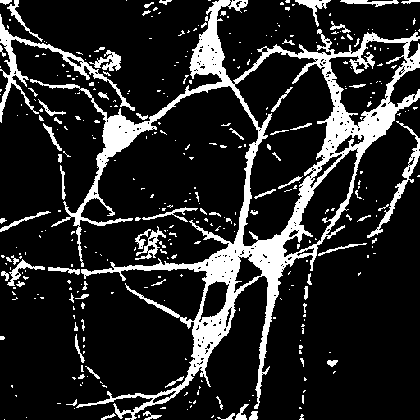
%> input picture data/segm_MAX_24h_CHIR99021_FGF14_488_PanNav_568_MAP2_647_10_blue.tif, 420 x 420 px, shrunk from 512 x 512 before the run
$ octave Script_Gaussian.m   (GNU Octave 9; MATLAB toolbox functions it lacks are replaced by stand-ins)
%> lines starting %> are read from the running program, lines starting %| are printed output that depends on the picture; in (x1, y1, x2, y2) boxes, pixels count from 0 and x2, y2 are one past the last pixel; in counts of white or black regions, pixels touching at a corner belong together; the program's own positions count from 1
### tiffRead.m
% Copyright © 2012 Computational Biomedicine Lab (CBL),
% University of Houston. All rights reserved.
%
% Redistribution and use in source and binary forms, with or without
% modification, is prohibited without the prior written consent of CBL.
%

function stack = tiffRead(fname,type)
% This function takes
%
% INPUT:
%  - name: String with the name of the file to load
%  - type: Cell containing the type of stacks to output.
%      * BLU: Blue Stack.
%      * RED: Red Stack.
%      * GRN: Green Stack.
%
% OUTPUT:
%  - stacks: Struct with all the stacks necessary.
%

stack = struct();
info = imfinfo(fname);
N = numel(info);
S = cell(N,1);
for k = 1:N
    S{k} = imread(fname, k);
end

K = numel(type);

for k = 1:K
    option = type{k};
    switch option
        case 'BLU'
            I = 3:3:N;
            stack.BLU = cat(3,S{I});
        case 'RED'
            I = 2:3:N;
            stack.RED = cat(3,S{I});
        case 'GRN'
            I = 1:3:N;
            stack.GRN = cat(3,S{I});
        case 'MONO'
            stack.MONO = cat(3,S{:});
        case 'RGBm'
            SS = cell(N/3,1);
            for n = 1:(N/3)
                SS{n} = max(cat(3,S{3*n-2}, S{3*n-1},S{3*n}),[],3);
            end
            stack.RGBm = cat(3,SS{:});
        case 'RGBs'
            SS = cell(N/3,1);
            for n = 1:(N/3)
                SS{n} = S{3*n-2} + S{3*n-1} + S{3*n};
            end
            stack.RGBs = cat(3,SS{:});
        case 'RBm'
            SS = cell(N/3,1);
            for n = 1:(N/3)
                SS{n} = max(cat(3,S{3*n-1},S{3*n}),[],3);
            end
            stack.RBm = cat(3,SS{:});
        case 'RBs'
            SS = cell(N/3,1);
            for n = 1:(N/3)
                SS{n} = S{3*n-1} + S{3*n};
            end
            stack.RBs = cat(3,SS{:});
    end
end
%> stack.MONO is the input picture: size 420x420 uint16; values 0 (black) and 1 (white), 16% white; 366 white regions (292 under 20 px), largest, box (x1, y1, x2, y2) and area: (30, 0, 420, 420) 19850, (0, 14, 135, 123) 1543, (367, 121, 420, 238) 673
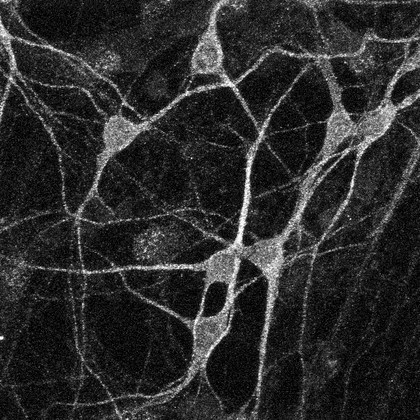
%> input picture data/MAX_24h_CHIR99021_FGF14_488_PanNav_568_MAP2_647_10_blue.tif, 420 x 420 px, shrunk from 512 x 512 before the run
%> in tiffRead, stack.MONO is the input picture: size 420x420 uint8; min 0, max 255, mean 43.5


end


% CREATED:
% - Date: 10/01/2012
% - By: David Jimenez.
%

% MODIFIED:
% - Date: 10/20/2012
% - By: David Jimenez
% - Changes: Multioption.

### Main_Anigauss_2d.m
function [dirRatio, detectedSomas, segmentedSomas,filled_segmentation]=Main_Anigauss_2d(segmentedImage,fsize,num_directions)
%> called with fsize = 9, num_directions = 10
%main file to segment soma regions
% INPUT:
%   -segmentedImage: binary segmentation of the image
%   -fsize: filter length
%   -num_directions: number of directions
% OUTPUTS:
%   -dirRatio: matrix with the size of input image. It gives
% directional ratio value for each pixel.
%   - detectedSomas: soma regions in input.
%   - segmentedSomas: segmented soma regions after fast marching method.
%   - filled_segmentation: second segmentation of the input image through
%   filling the possible gaps in foreground. This process is necessary for
%   soma detection process.

% We first fill possible gaps in segmentation
THR=0.4;
%compImage = eliminateComp(segmentedImage,100);

medianFilter = ones(6)/36;
convolvedSegm = convn(segmentedImage,medianFilter,'same');
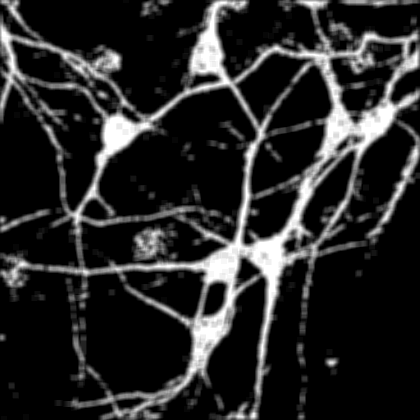
%> convolvedSegm: size 420x420 double; min 0, max 1, mean 0.159
T= uint8((convolvedSegm>THR) & (convolvedSegm<1)&(segmentedImage<1));
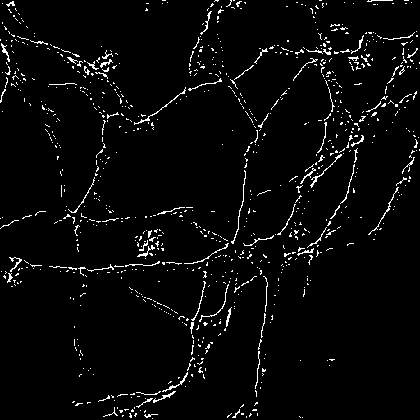
%> T: size 420x420 uint8; values 0 (black) and 1 (white), 3.5% white in thin lines or dots
%> the run ends on the next line
tempSegmentedImage = uint8(T | segmentedImage);
filled_segmentation = uint8(tempSegmentedImage | segmentedImage);

%soma detection
display('Detecting soma...')
tic
[detectedSomas,dirRatio,~,nsomas,m]=dirRatio_Gaussian(double(filled_segmentation),double(fsize), ceil(fsize/10),num_directions, .85,1);
toc
%figure; imshow(dirRatio,[]); colormap('jet');
%soma extraction
display('Extracting somas (computing Fast Marching routine)...')
tic
[segmentedSomas,~]=fastMarching(detectedSomas,segmentedImage, filled_segmentation,fsize,m,num_directions);
toc
%figure; imshow(mask,[]); colormap('jet');%divided Somas
%seperating contiguous somas
%dividedSomas = SomaDivision_fastMarching(segmentedImage,soma,0, 10);

%segmentedSomas= zeros(size(segmentedImage));
%for i=1:length(dividedSomas) segmentedSomas(dividedSomas{i})=10*i; end
%figure;imshow(segmentedSomas,[]);colormap('jet');
end

% CREATED:
% - Date: 2016-07-13
% - By: Cihan Bilge Kayasandik and Demetrio Labate.
%

### Script_Gaussian.m
clear;close all;
file_path=pwd;
fileName='segm_MAX_24h_CHIR99021_FGF14_488_PanNav_568_MAP2_647_10_blue.tif';
stacks = tiffRead(fullfile(file_path,'data',fileName),{'MONO'});
s = stacks.MONO; %read image
fileName='MAX_24h_CHIR99021_FGF14_488_PanNav_568_MAP2_647_10_blue.tif';
stacks = tiffRead(fullfile(file_path,'data',fileName),{'MONO'});
image = stacks.MONO; %read image
% Set filter length. 'filtersize' is the standard deviation corresponding to the main axis of the anisotropic Gaussian filter. Length is approximately 3*filtersize
filtersize=9;
% Set number of directions.
num_direction=10;
[dirRatio, firstSomaParts, mask,s2]=Main_Anigauss_2d(s,filtersize,num_direction);
